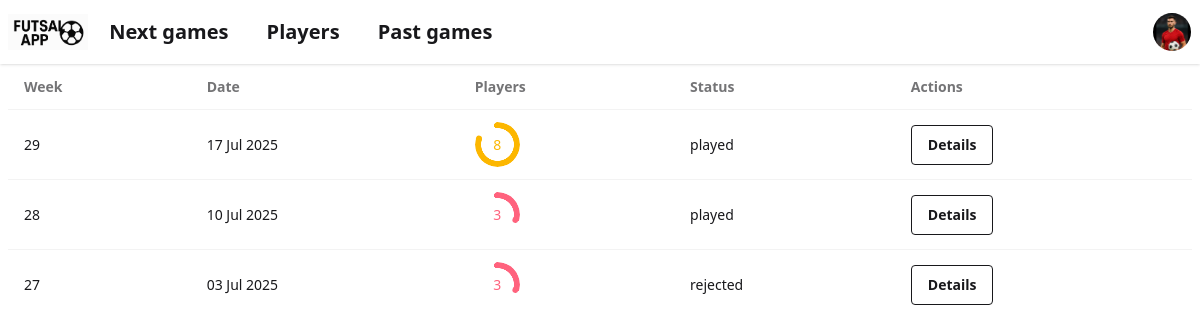
/games/past/, run on an earlier commit of the app's database.
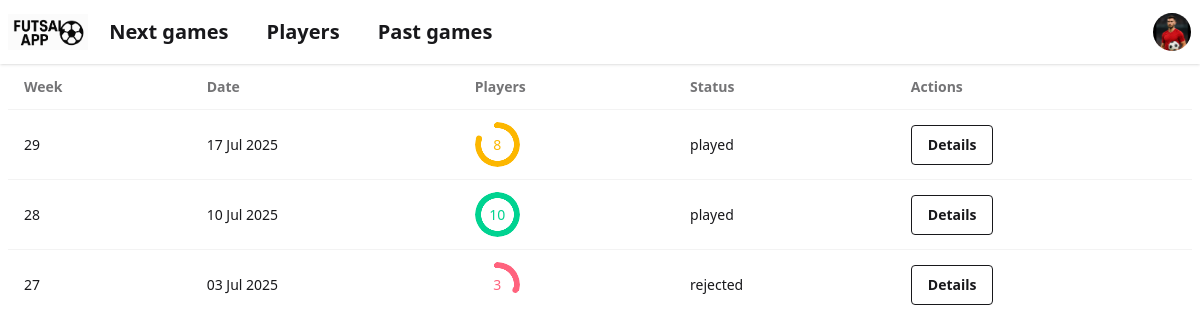
And on a later commit of the database.
### games/models.py (models this page shows, shortened)
class Game(models.Model):
    when = models.DateField()
    status = models.CharField(max_length=100, default='planned')
    description = models.TextField(null=True)
    slot_1 = models.IntegerField(null=True)
    slot_2 = models.IntegerField(null=True)
    slot_3 = models.IntegerField(null=True)
    slot_4 = models.IntegerField(null=True)
    slot_5 = models.IntegerField(null=True)
    slot_6 = models.IntegerField(null=True)
    slot_7 = models.IntegerField(null=True)
    slot_8 = models.IntegerField(null=True)
    slot_9 = models.IntegerField(null=True)
    slot_10 = models.IntegerField(null=True)
    def number_of_occupied_slots(self):
        slots = [
            self.slot_1, self.slot_2, self.slot_3, self.slot_4, self.slot_5,
            self.slot_6, self.slot_7, self.slot_8, self.slot_9, self.slot_10
        ]
        sum = 0
        for slot in slots:
            if slot not in (None, 0):
                sum += 1
        return sum

### games/views.py (the view)
# urls.py: path('past/', views.past_games, name='past_games_url'),
def past_games(request):
    found_games = Game.objects.filter(when__lt=datetime.today()).order_by('-when').all()
    return render(request, 'games/past_games.html', {'games': found_games})

### games/templates/games/past_games.html (shortened to what this page needs)
{% extends 'index.html' %}
{% block content %}
    <table class="table">
        <thead>
        <tr>
            <th>Week</th>
            <th>Date</th>
            <th>Players</th>
            <th>Status</th>
            <th>Actions</th>
        </tr>
        </thead>
        <tbody>
        {% for game in games %}
            <tr>
                <td>{{ game.when|date:'W' }}</td>
                <td>{{ game.when|date:'d M Y' }}</td>
                <td>
                    {%  if game.number_of_occupied_slots == 10 %}
                        <div class="radial-progress text-success" style="--size:45px; --thickness: 0.4rem; --value:{{ game.number_of_occupied_slots }}*10;" aria-valuenow="{{ game.number_of_occupied_slots }}" role="progressbar">{{ game.number_of_occupied_slots }}</div>
                    {%  endif %}
                    {%  if game.number_of_occupied_slots == 8 %}
                        <div class="radial-progress text-warning" style="--size:45px; --thickness: 0.4rem; --value:{{ game.number_of_occupied_slots }}*10;" aria-valuenow="{{ game.number_of_occupied_slots }}" role="progressbar">{{ game.number_of_occupied_slots }}</div>
                    {%  endif %}
                    {%  if game.number_of_occupied_slots <= 7 %}
                        <div class="radial-progress text-error" style="--size:45px; --thickness: 0.4rem; --value:{{ game.number_of_occupied_slots }}*10;" aria-valuenow="{{ game.number_of_occupied_slots }}" role="progressbar">{{ game.number_of_occupied_slots }}</div>
                    {%  endif %}
                </td>
                <td>{{ game.status }}</td>
                <td><a href="{% url 'game_details_url' game_id=game.id %}" class="btn btn-outline">Details</a></td>
            </tr>
        {% endfor %}
        </tbody>
    </table>
{% endblock content %}

What changed in the data, as far as the page shows it:
changed Game "10 Jul 2025": slot_3 empty → 2 (drawn); number_of_occupied_slots "3" → "10"
